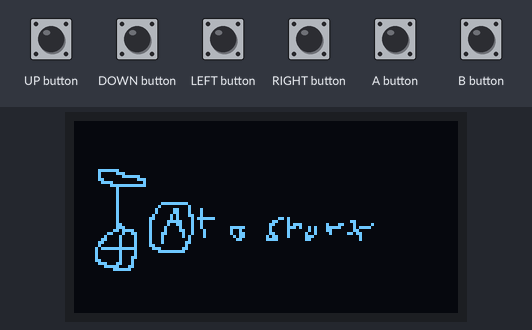
Simulated run of this sketch. Board: Arduboy, built with avr-gcc and run on an emulated ATmega32U4. On the bench: 128×64 one-colour display. The inputs (shaded band) are chosen by the test bench. Random numbers use the default seed unless the sketch sets one.

Above: at 1.2 s.
1.3 s: A button pressed for 0.15 s
At 3.8 s:
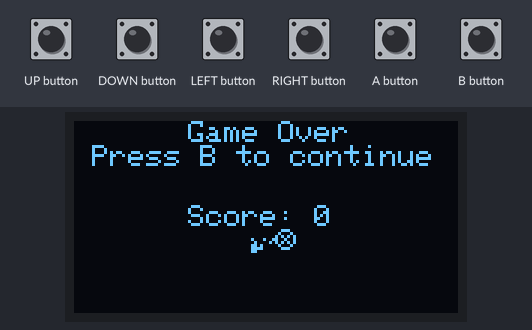
4.0 s: B button pressed for 0.15 s
At 5.2 s:
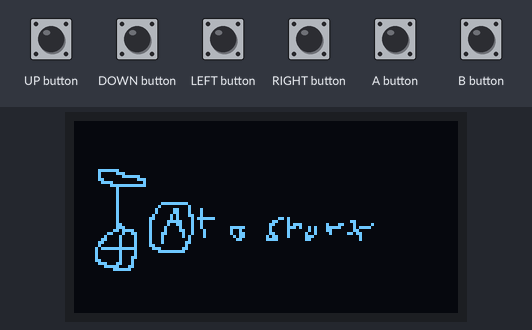
5.6 s: A button pressed for 1 s
At 5.76 s:
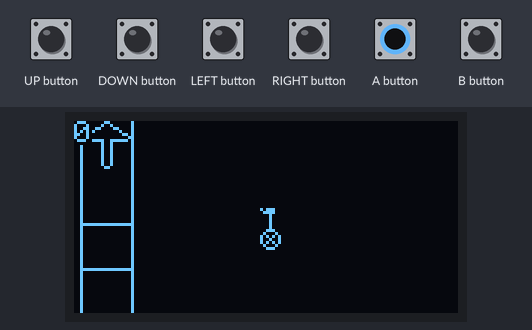
Timing chart, 0 to 8.6 s (numbered marks = the images above; inputs shaded):
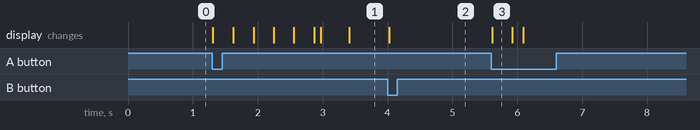

The sketch:

Unicycle_Hero.ino
```cpp
#include <Arduino.h>
#include <Arduboy2.h>
#include "Integers.h"
#include "Bitmaps.h"
Arduboy2 arduboy;

void DrawPlayer();
void Draw();
void Signals();
void setup();
void loop();
void DrawPlayer()
{
 if(player.left == true){ arduboy.drawBitmap(player.x,player.y,Player_L,16,16);}
 else if(player.right == true){ arduboy.drawBitmap(player.x,player.y,Player_R,16,16);}
 else{arduboy.drawBitmap(player.x,player.y,Player,16,16);}
   if(player.left == true){arduboy.setCursor(48,54);arduboy.print("Nice!");}
  else if(player.right == true){arduboy.setCursor(48,54);arduboy.print("Cool!");}
 if(Collide == true)
 {
  if(score > 20){score+=2;}
  else{score+=1;}
 }
}
void Draw()
{
  arduboy.drawRect(2,-1,18,68);
  arduboy.drawRect(2,34,18,16);
  arduboy.setCursor(21,0);
  if(score >= 20){arduboy.print("x2");}
}
void Signals()
{
  for(i = 0;i < 1;++i)
  {
   if(object[i].randomize == true){object[i].y = 0;object[i].type = random(1,7);object[i].randomize = false;}
   if(object[i].type == 1){arduboy.drawBitmap(object[i].x,object[i].y,Up,16,16);}
   else if(object[i].type == 2){arduboy.drawBitmap(object[i].x,object[i].y,Down,16,16);}
   else if(object[i].type == 3){arduboy.drawBitmap(object[i].x,object[i].y,Left,16,16);}
   else if(object[i].type == 4){arduboy.drawBitmap(object[i].x,object[i].y,Right,16,16);}
   else if(object[i].type == 5){arduboy.drawBitmap(object[i].x,object[i].y,A_1,16,16);}
   else if(object[i].type == 6){arduboy.drawBitmap(object[i].x,object[i].y,B_1,16,16);}
     if(score >= 20 and object[i].y > 16){object[i].y+=2;}
     else{object[i].y++;}
   if(object[i].y > 80){player.dead = true;}
   Rect rectA{object[i].x,object[i].y,16,16};
   Rect rectB{2,34,18,16};
   if(arduboy.collide(rectA,rectB))
   {
    if(object[i].type == 1 and arduboy.pressed(UP_BUTTON)){Collide  = true;object[i].randomize = true;player.left = false;player.right = false;}
    else if(object[i].type == 2 and arduboy.pressed(DOWN_BUTTON)){Collide  = true;object[i].randomize = true;player.left = false;player.right = false;}
    else if(object[i].type == 3 and arduboy.pressed(LEFT_BUTTON)){Collide  = true;player.left = true;object[i].randomize = true;}
    else if(object[i].type == 4 and arduboy.pressed(RIGHT_BUTTON)){Collide  = true;player.right = true;object[i].randomize = true;}
    else if(object[i].type == 5 and arduboy.pressed(A_BUTTON)){Collide  = true;object[i].randomize = true;player.left = false;player.right = false;}
    else if(object[i].type == 6 and arduboy.pressed(B_BUTTON)){Collide  = true;object[i].randomize = true;player.left = false;player.right = false;}
    else if(arduboy.pressed(UP_BUTTON)){player.dead = true;}
    else if(arduboy.pressed(DOWN_BUTTON)){player.dead = true;}
    else if(arduboy.pressed(LEFT_BUTTON)){player.dead = true;}
    else if(arduboy.pressed(RIGHT_BUTTON)){player.dead = true;}
    else if(arduboy.pressed(A_BUTTON)){player.dead = true;}
    else if(arduboy.pressed(B_BUTTON)){player.dead = true;}
   }
    else{Collide = false;}
    if(player.dead == true){object[i].y = 0;}
        }
      }
void setup()
{
  arduboy.begin();
  arduboy.setFrameRate(40);
  arduboy.initRandomSeed();
}

void loop()
{
  switch( gamestate ){
    case 0:
    arduboy.clear();
    arduboy.drawBitmap(0,0,Map,100,50);
    arduboy.pollButtons();
    if(arduboy.justPressed(A_BUTTON)){gamestate = 1;}
    arduboy.display();
    break;
    case 1:
  arduboy.clear();
  arduboy.pollButtons();
  if(!arduboy.nextFrame())
    return;
  DrawPlayer();
  Draw();
  Signals();
  if(player.dead == true){gamestate = 2;}
  arduboy.setCursor(0,0);
  arduboy.print(score);
  arduboy.display();
  break;
  case 2:
    if(player.dead == true)
  {
    arduboy.clear();
    arduboy.pollButtons();
    arduboy.setCursor(38,0);
    arduboy.print("Game Over\n Press B to continue");
    arduboy.setCursor(38,28);
    arduboy.print("Score: ");
    arduboy.print(score);
    arduboy.drawBitmap(player.x,player.y,Player_Dead,16,16);
    if(arduboy.justPressed(B_BUTTON)){player.dead = false;gamestate = 0;score = 0;player.left = false;player.right = false;}
    arduboy.display();
  }
}}
```

Integers.h
```cpp
#pragma once

uint8_t i = 0;
bool Collide = false;
int gamestate = 0;
int score = 0;
class Player
{
  public:
  uint8_t x = 58;
  uint8_t y = 28;
  bool dead = false;
  bool left = false;
  bool right = false;
};
Player player;

struct Object
{
  public:
  int x = 3;
  int y = 0;
  bool randomize = true;
  int type = 0;
};
Object object[10];
```

Source omitted: Bitmaps.h (data table, 6246 bytes)

Measured:
- after the input at 1.3 s, the display: first changes at once (image 1 shows a later state)
- after the input at 4.0 s, the display: changes at once (image 2)
- after the input at 5.6 s, the display: changes at once (image 3)
